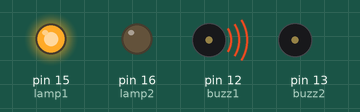
The sketch below on a simulated Arduino Uno, built with avr-gcc and run on an emulated ATmega328P. On the bench: output pins drawn as LEDs (lit = HIGH), buzzer (waves = sounding, pin HIGH).

Above: at 1.7 s.
At 5.2 s:
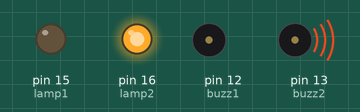
Timing chart, 0 to 9.1 s (numbered marks = the images above):
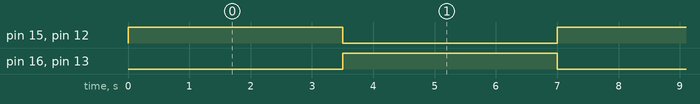

Measured:
- by itself, pin 15 (lamp1), pin 16 (lamp2), pin 12 (buzz1), pin 13 (buzz2): alternates HIGH for 3.5 s and LOW for 3.5 s
- by itself, everything shown: repeats every 7.0 s, in 3 steps

The sketch:

soal2_buzzerlamp.ino
```cpp
/*
soal 2
Buatlah rangkaian dengan aturan sebagai berikut:

a. Terdapat 2 Buzzer dan 2 LED
b. Lampu 1 dan Lampu 2 menyala bergantian setiap 3,5 detik
c. Setiap Lampu 1 menyala, maka Buzzer 1 akan berbunyi
d. Setiap Lampu 2 menyala, maka Buzzer 2 akan berbunyi
*/

#define buzz1 12
#define buzz2 13

#define lamp1 15
#define lamp2 16

void setup() {
  pinMode(buzz1, OUTPUT);
  pinMode(buzz2, OUTPUT);

  pinMode(lamp1, OUTPUT);
  pinMode(lamp2, OUTPUT);

}

void loop() {

  digitalWrite(lamp1, HIGH);
  digitalWrite(buzz1,HIGH);
  delay(3500);
  digitalWrite(lamp1, LOW);
  digitalWrite(buzz1,LOW);

  digitalWrite(lamp2, HIGH);
  digitalWrite(buzz2,HIGH);
  delay(3500);
  digitalWrite(lamp2, LOW);
  digitalWrite(buzz2,LOW);
}
```
